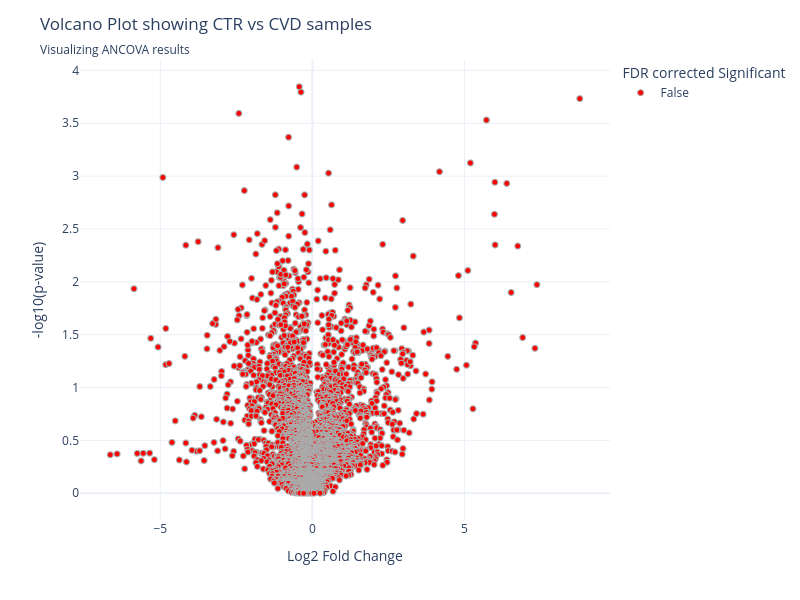

This figure's notebook cell:
### Markdown cell above
Now we can plot a volcano plot, which is a scatter plot that combines statistical
significance and effect size (magnitude of change) in a single view.

### Code cell
scatter_plot_adv = vuecore.plots.basic.scatter.create_scatter_plot(
    data=ancova.reset_index(),
    x="log2FC",
    y="-log10 pvalue",
    color="rejected",
    title="Volcano Plot showing CTR vs CVD samples",
    subtitle="Visualizing ANCOVA results",
    labels={
        "log2FC": "Log2 Fold Change",
        "-log10 pvalue": "-log10(p-value)",
        "pvalue": "Raw P value",
        "rejected": "FDR corrected Significant",
        "identifier": "Feature Identifier",
    },
    hover_data=["identifier"],
    # currently does not work:
    # color_discrete_map={False: "#2166AC", True: "#B2182B"},  # Blue  # Red
    color_discrete_sequence=["red", "blue"],
    opacity=1,
    marker_line_width=1,
    marker_line_color="darkgray",
    width=800,
    height=600,
)
scatter_plot_adv

### Figure 1 — Plotly figure (JSON) as saved in the notebook; plotly's stock layout.template omitted (floating-point values rounded to 4 significant figures; data arrays with more than 128 entries replaced by an {"elided": "..."} marker saying what was removed)
{"data": [{"customdata": {"elided": "4351x1 str values"}, "hovertemplate": "FDR corrected Significant=False<br>Log2 Fold Change=%{x}<br>-log10(p-value)=%{y}<br>Feature Identifier=%{customdata[0]}<extra></extra>", "legendgroup": "False", "marker": {"color": "red", "line": {"color": "darkgray", "width": 1}, "opacity": 1, "symbol": "circle"}, "mode": "markers", "name": "False", "showlegend": true, "type": "scattergl", "x": {"elided": "4351 float values"}, "xaxis": "x", "y": {"elided": "4351 float values"}, "yaxis": "y"}], "layout": {"height": 600, "legend": {"title": {"text": "FDR corrected Significant"}, "tracegroupgap": 0}, "margin": {"t": 60}, "title": {"subtitle": {"text": "Visualizing ANCOVA results"}, "text": "Volcano Plot showing CTR vs CVD samples"}, "width": 800, "xaxis": {"anchor": "y", "domain": [0, 1], "title": {"text": "Log2 Fold Change"}}, "yaxis": {"anchor": "x", "domain": [0, 1], "title": {"text": "-log10(p-value)"}}}}
